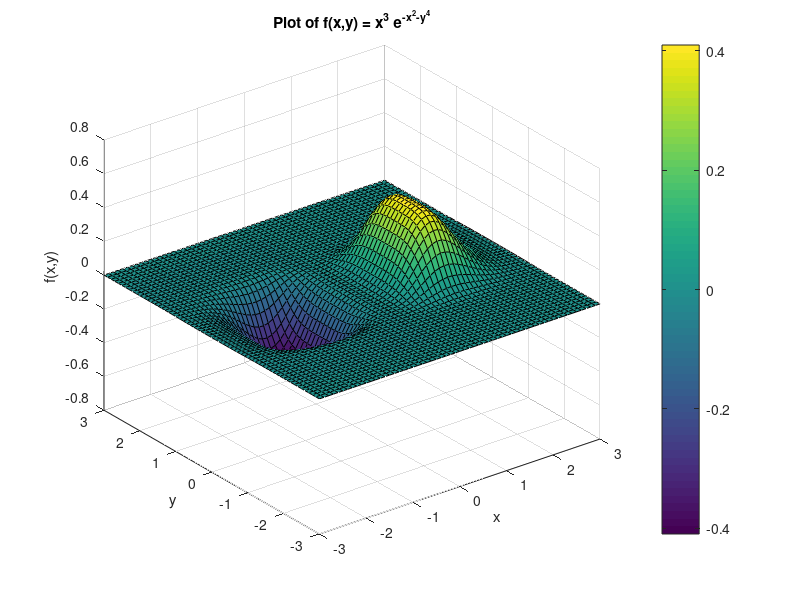

The MATLAB script that drew this image:
[X, Y] = meshgrid(-3:0.1:3, -3:0.1:3);
Z = X.^3 .* exp(-X.^2 - Y.^4);
figure;
set(gcf, 'Color', 'w');
surf(X, Y, Z);
xlabel('x'); ylabel('y'); zlabel('f(x,y)');
title('Plot of f(x,y) = x^3 e^{-x^2-y^4}');
colorbar;
